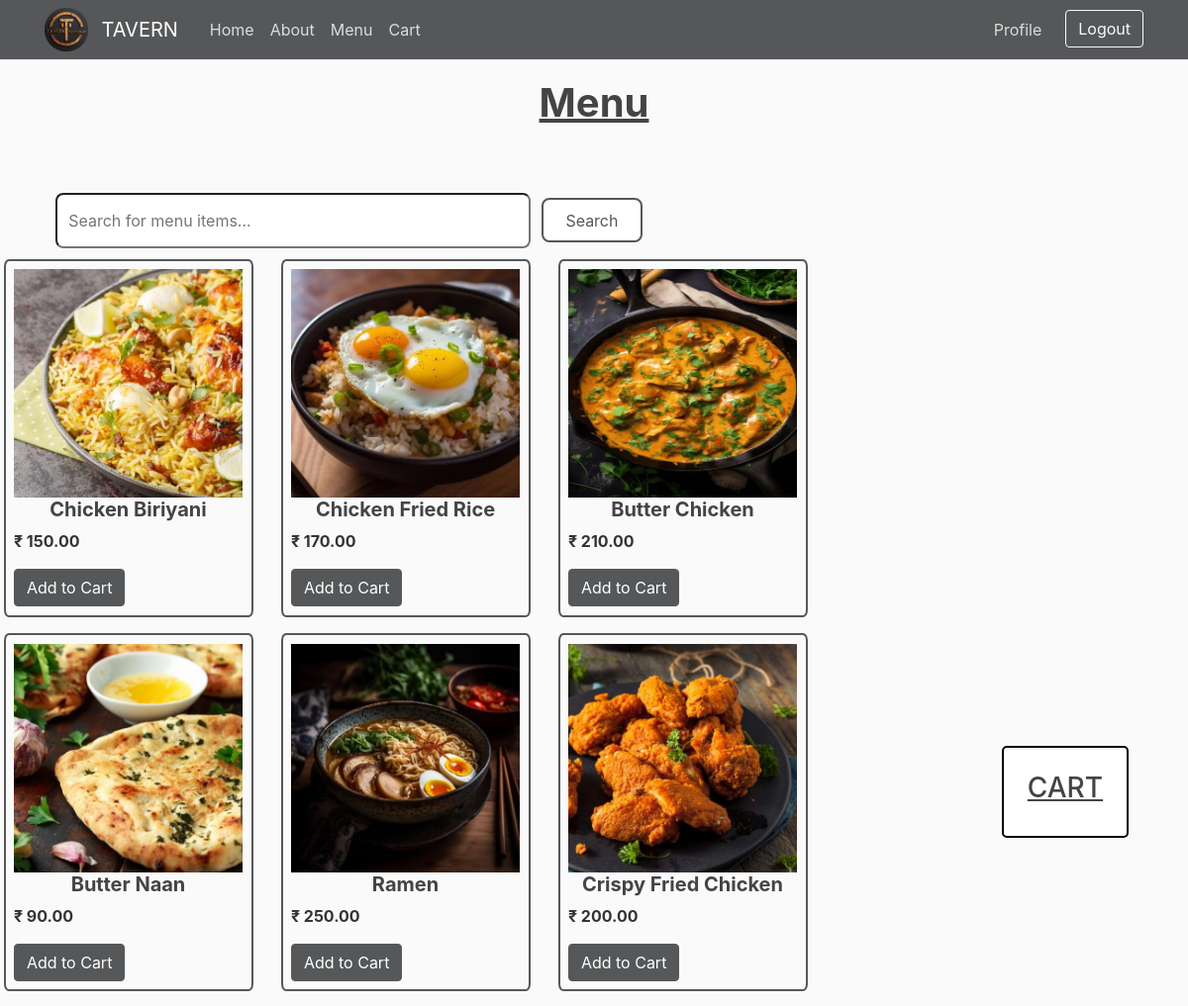
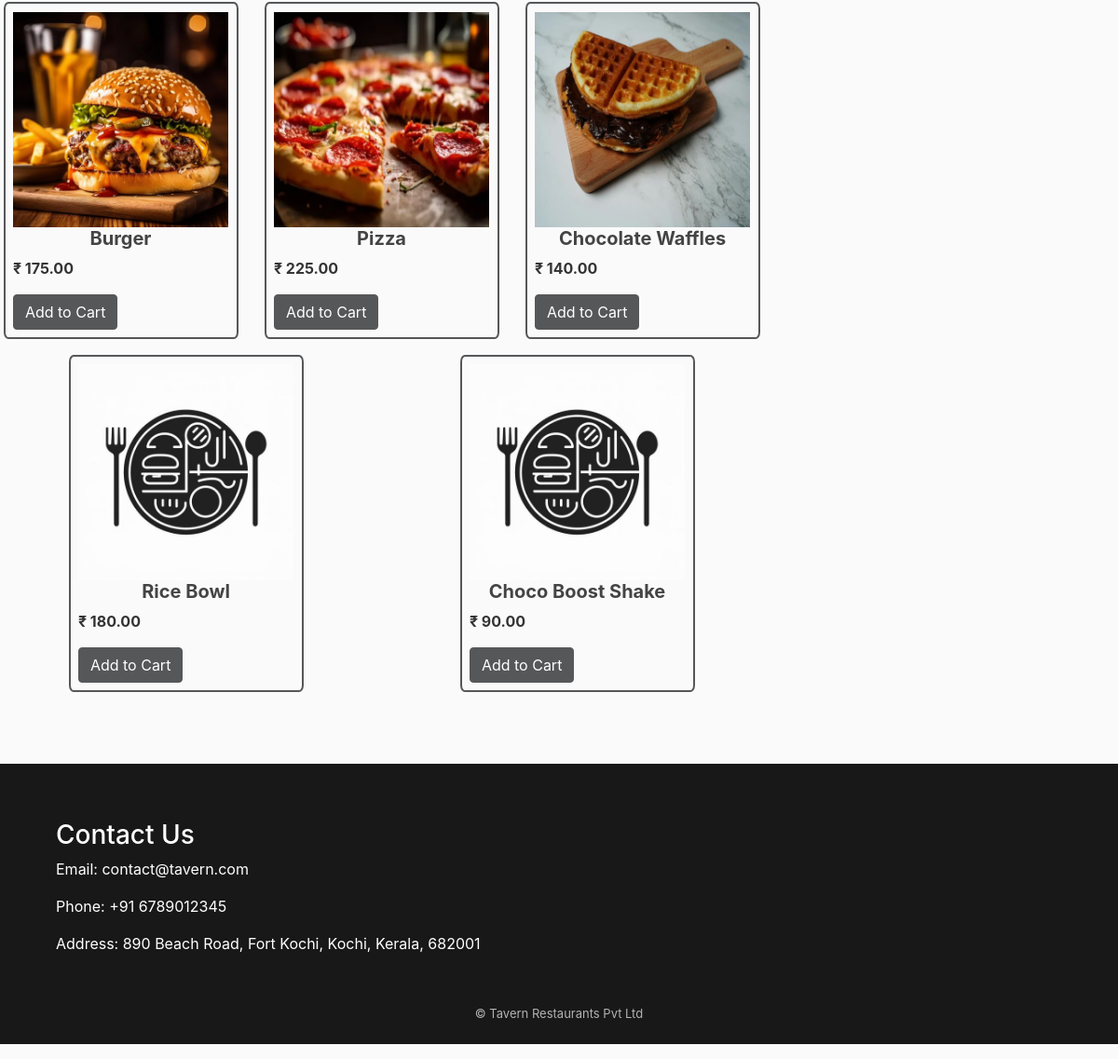
The page /menu/ (signed in) on the database its author committed (2 pictures, top to bottom).
### menu/models.py (models this page shows, shortened)
class Menu(models.Model):
    title = models.CharField(max_length=100)
    content = models.TextField()
    date_posted = models.DateTimeField(default=timezone.now)
    price = models.DecimalField(max_digits=10, decimal_places=2)
    image = models.ImageField(default="menu/default.jpg", upload_to="menu")

### menu/views.py (the view)
# urls.py: path('menu/', MenuListView.as_view(), name='menu'),
class MenuListView(LoginRequiredMixin, ListView):
    model = Menu
    template_name = "menu/menu.html"
    context_object_name = "menuItems"
    form_class = SearchForm
    def get_queryset(self):
        queryset = super().get_queryset()
        query = self.request.GET.get('query')
        if query:
            queryset = queryset.filter(
                Q(title__icontains=query) | Q(content__icontains=query)
            )
        return queryset
    def get_context_data(self, **kwargs):
        context = super().get_context_data(**kwargs)
        form = SearchForm(self.request.GET or None)
        context['form'] = form
        cart_items = Cart.objects.filter(user=self.request.user)
        context['cartItems'] = cart_items
        return context

### menu/forms.py
class SearchForm(forms.Form):
    query = forms.CharField(max_length=100, required=False, widget=forms.TextInput(attrs={
        'placeholder': 'Search for menu items...',
        'class': 'searchInput'
    }))

### menu/templates/menu/menu.html (shortened to what this page needs)
{% extends "menu/base.html" %} {% load static %} {% block head %}
<link rel="stylesheet" href="{% static 'menu/menu.css' %}" />
{% endblock head %} {% load crispy_forms_tags %} {% block content %}
<h1 class="menuTitle">Menu</h1>
<form method="GET" action="{% url 'menu' %}" class="searchForm">
  <input
    type="text"
    name="query"
    placeholder="Search for menu items..."
    class="searchInput"
    autocomplete="off"
  />
  <button type="submit" class="searchButton">Search</button>
</form>
<div class="menuPage">
  {% for menu in menuItems %} {% url 'menu-detail' menu.pk as menu_detail_url %}
  <div class="menuCard">
    <img
      src="{{menu.image.url}}"
      alt="{{menu.title}}"
      class="cardImage"
      onclick="window.location.href='{{ menu_detail_url }}'"
      style="cursor: pointer"
    />
    <div class="cardBody">
      <h5
        class="cardTitle"
        onclick="window.location.href='{{ menu_detail_url }}'"
        style="cursor: pointer"
      >
        {{menu.title}}
      </h5>
      <p class="card-text"><strong>₹ {{menu.price}}</strong></p>
      <div class="cartBtns">
        <div class="addBtnGroup">
          <button type="button" class="btn btn-primary addtoCart">
            Add to Cart
          </button>
        </div>
      </div>
    </div>
  </div>
  {% endfor %}
</div>
<div class="cartItems">
  <h3 style="text-align: center; text-decoration: underline">CART</h3>
</div>
{% endblock content %} {% block script %} {% endblock script %}

### menu/static/menu/main.css (style rules this page uses)
body { background: #fafafa; color: #333333; margin-top: 5rem; }
h1, h2, h3, h4, h5, h6 { color: #444444; }
.btn-primary { background-color: #555759; border-color: #555759; }

### menu/static/menu/menu.css (style rules this page uses)
.cartItems { display: flex; flex-direction: column; border: 2px solid black; background-color: white; max-width: 20vw; height: fit-content; margin-right: -15%; padding: 2%; border-radius: 5px; position: fixed; top: 35%; right: 20%; }
.menuTitle { margin-bottom: 5%; text-align: center; font-weight: 700; text-decoration: underline; }
.menuPage { display: flex; justify-content: space-around; flex-wrap: wrap; margin: auto -15%; max-width: 70vw; }
.menuCard { display: flex; flex-direction: column; margin-bottom: 2%; padding: 1%; width: 30%; border: 2px solid #555759; border-radius: 2%; }
.cardTitle { font-weight: 700; text-align: center; }
.searchForm { display: flex; justify-content: start; align-items: center; }
.searchInput { width: 40vw; border-radius: 8px; height: 7vh; margin: 1%; padding: 1%; }
.searchButton { background: white; border: 2px solid #555759; color: #555759; padding: 0.75% 2%; border-radius: 8px; cursor: pointer; }
@media (max-width: 1450px) { .menuPage { margin: auto -5%; } }

### rows shown on the page
Menu: image (picture), title "Chicken Biriyani", price "150.00"
Menu: image (picture), title "Chicken Fried Rice", price "170.00"
Menu: image (picture), title "Butter Chicken", price "210.00"
Menu: image (picture), title "Butter Naan", price "90.00"
Menu: image (picture), title "Ramen", price "250.00"
Menu: image (picture), title "Crispy Fried Chicken", price "200.00"
Menu: image (picture), title "Burger", price "175.00"
Menu: image (picture), title "Pizza", price "225.00"
Menu: image (picture), title "Chocolate Waffles", price "140.00"
Menu: image (placeholder picture), title "Rice Bowl", price "180.00"
Menu: image (placeholder picture), title "Choco Boost Shake", price "90.00"
